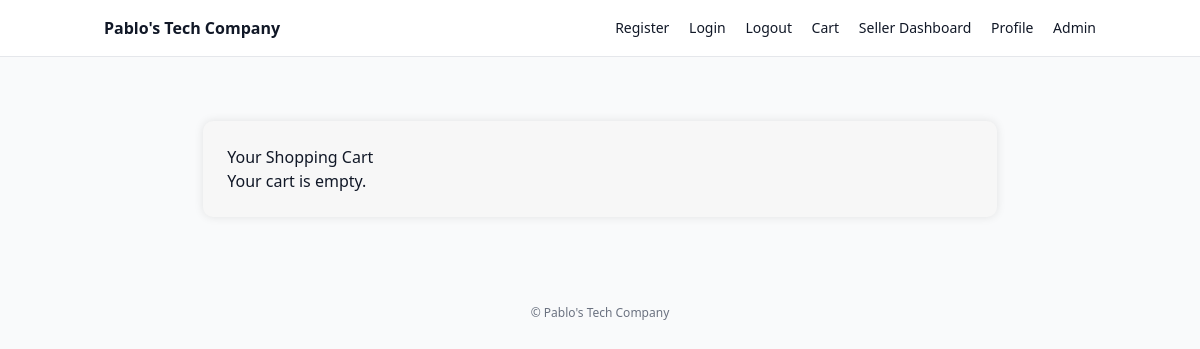
The page /cart/ (signed in) on the database as committed earlier.
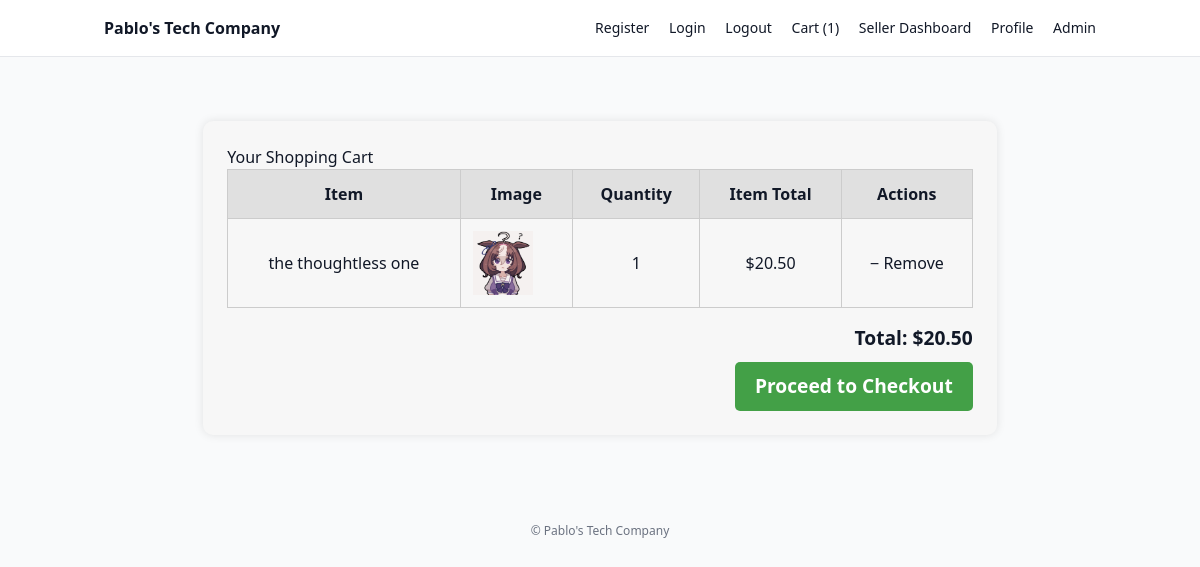
The same page on the database as committed later.
### core/models.py (models this page shows, shortened)
class CartOrderItems(models.Model):
    order = models.ForeignKey(CartOrder, on_delete=models.CASCADE)
    invoice_no = models.CharField(max_length=100)
    product_status = models.CharField(max_length=200)
    item = models.CharField(max_length=200)
    image = models.CharField(max_length=200)
    qty = models.IntegerField(default=0)
    price = models.DecimalField(max_digits=10, decimal_places=2, default=0.00)
    total = models.DecimalField(max_digits=10, decimal_places=2, default=0.00)
    class Meta:
        verbose_name_plural = "Cart Order Items"

### core/views.py (the view)
# urls.py: path('cart/', views.cart_view, name='cart'),
def cart_view(request):
    if not request.user.is_authenticated:
        messages.warning(request, "Must be logged in to view cart.")
        return redirect('userauths:login')
    order, _ = CartOrder.objects.get_or_create(user=request.user, paid_status=False)
    items = CartOrderItems.objects.filter(order=order)
    total_price = sum(i.total for i in items)
    context = {'items': items, 'total_price': total_price}
    return render(request, 'core/cart.html', context)

### core/context_processors.py (called while the page is built)
def cart_count(request):
    if request.user.is_authenticated:
        order, created = CartOrder.objects.get_or_create(user=request.user, paid_status=False)
        total_qty = CartOrderItems.objects.filter(order=order).aggregate(total_qty=Sum('qty'))['total_qty'] or 0
        return {'cart_count': total_qty}
    return {'cart_count': 0}

### templates/core/cart.html (shortened to what this page needs)
{% extends "core/base.html" %}
{% load static %}
{% block content %}
<div class="cart-container">
    <h2>Your Shopping Cart</h2>
    {% if items %}
    <table class="cart-table">
        <thead>
            <tr>
                <th>Item</th>
                <th>Image</th>
                <th>Quantity</th>
                <th>Item Total</th>
                <th>Actions</th>
            </tr>
        </thead>
        <tbody>
            {% for item in items %}
            <tr id="cart-item-{{ item.id }}">
                <td>{{ item.item }}</td>
                <td>
                    {% if item.image %}
                        <img src="{{ item.image }}" alt="{{ item.item }}" width="60" height="60">
                    {% else %}
                        <img src="{% static 'images/default.png' %}" alt="No image" width="60" height="60">
                    {% endif %}
                </td>
                <td>{{ item.qty }}</td>
                <td>${{ item.total }}</td>
                <td>
                    <button class="cart-item-button" data-item-id="{{ item.id }}" data-action="decrease">−</button>
                    <button class="cart-item-button" data-item-id="{{ item.id }}" data-action="remove">Remove</button>
                </td>
            </tr>
            {% endfor %}
        </tbody>
    </table>
    <div class="cart-summary">
        <p><strong>Total:</strong> $<span id="cart-total">{{ total_price }}</span></p>
        <a href="{% url 'core:checkout' %}" class="checkout-btn">Proceed to Checkout</a>
    </div>
    {% else %}
    <p>Your cart is empty.</p>
    {% endif %}
</div>
{% endblock %}

Rows that differ between the two databases and show on the page:
added CartOrderItems: item "the thoughtless one", qty "1", total "20.50"
Other text that changed with them:
{{ cart_count }}: (not shown) → "1"
{{ total_price }}: (not shown) → "20.50"
text no longer shown: "Your cart is empty."
text now shown: "( ) Item Image Quantity Item Total Actions Total: $ Proceed to Checkout"
